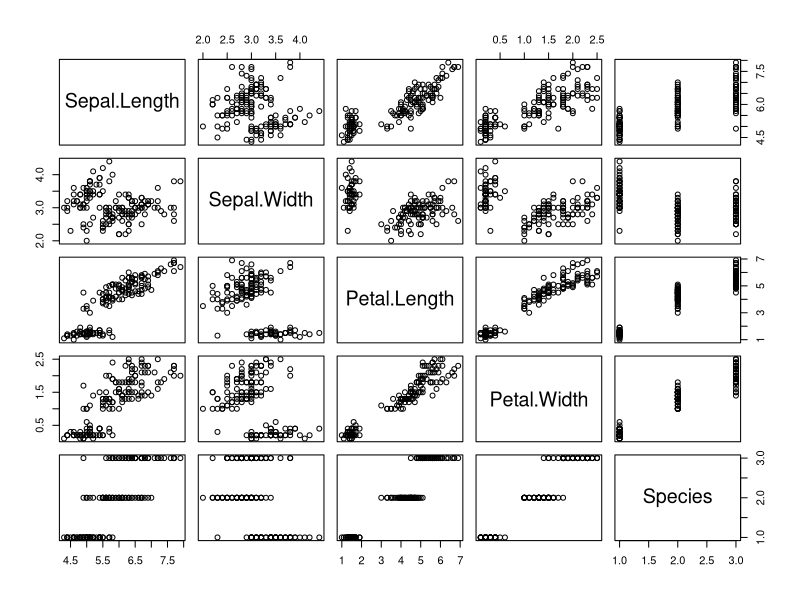
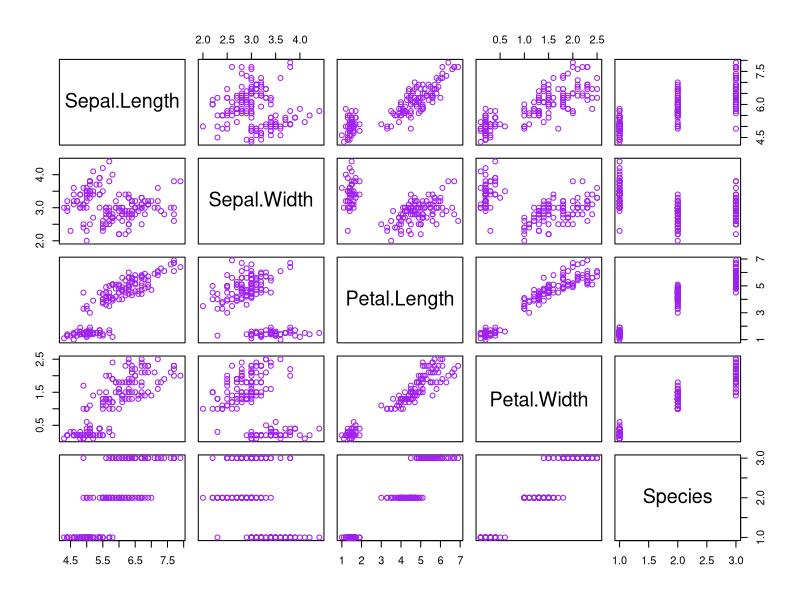
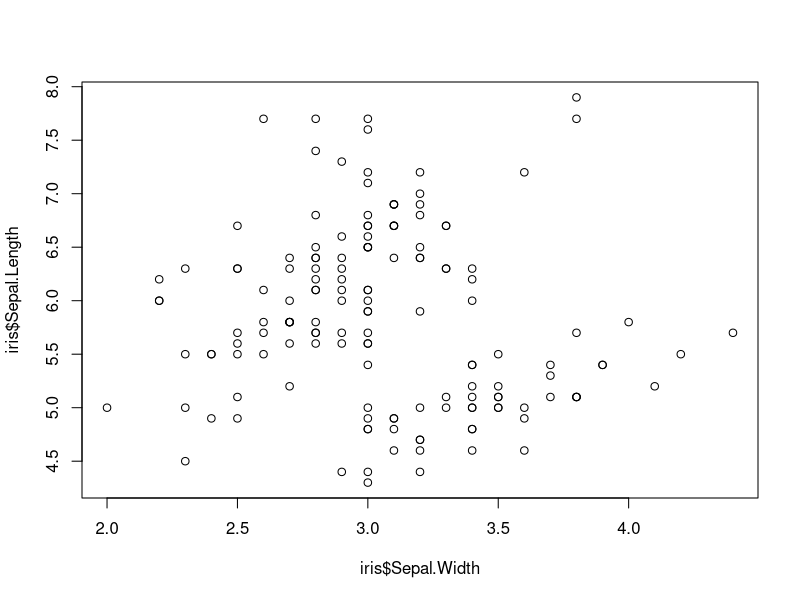
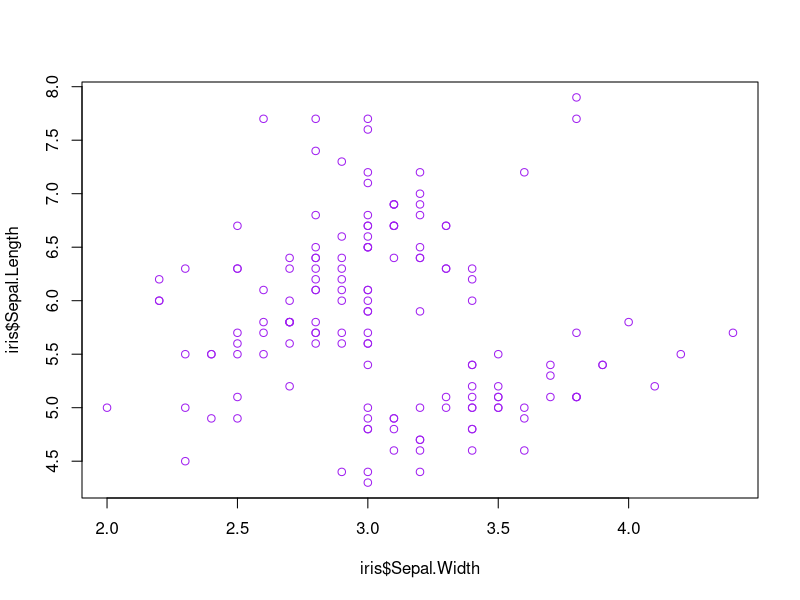
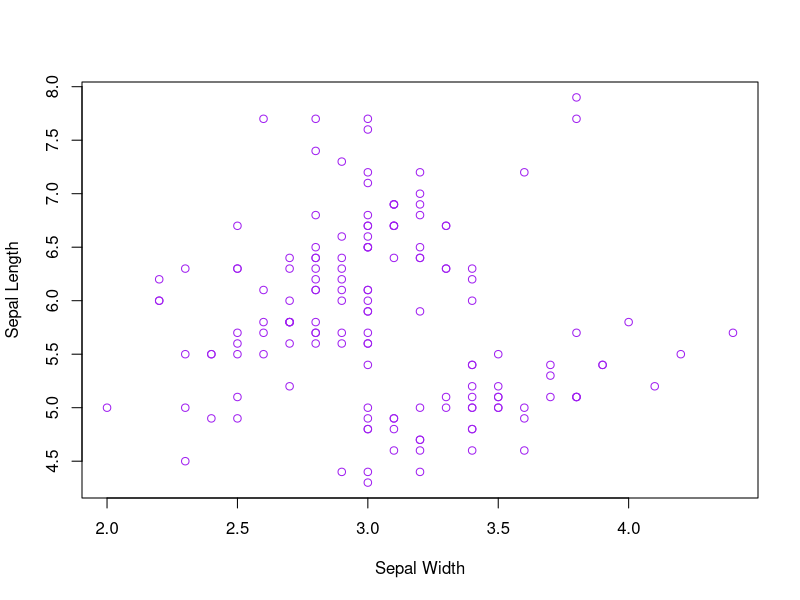
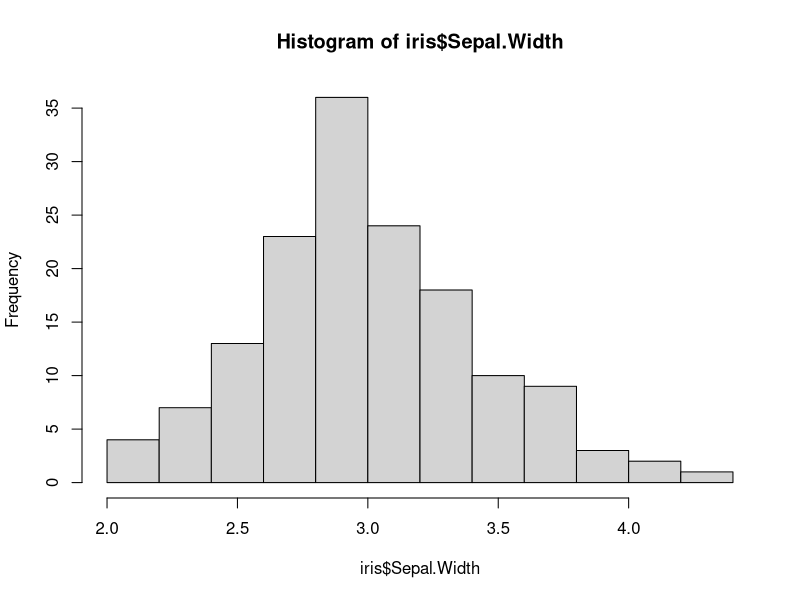
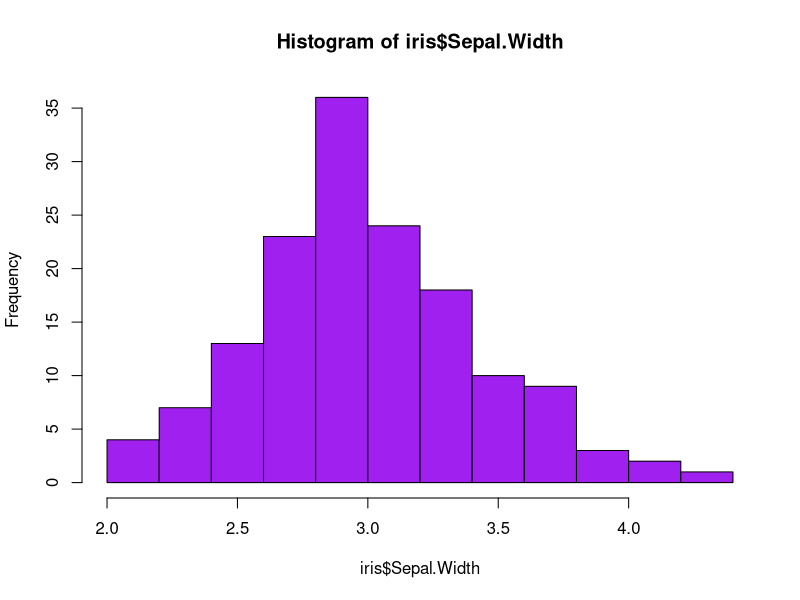

Write R code to recreate these figures, in order. (Note: this script raises an error after producing the figures.)
##################
# W.L.
# 07/23/2024
##################

#########################
#Loading in Iris data set
#########################

# Procedure

library(datasets)
data(iris)

iris2 <- datasets::iris

# Examining the data
View(iris)

###############################
# Displaying Summary Statistics
###############################

# head() / tail()
head(iris, 5)
tail(iris, 5)

# summary()
summary(iris)
summary(iris$Sepal.Length)

# Ensuring if there are any missing data
sum(is.na(iris))

# skimr() - expands on summary() by providing larger set of statistics
# install.packages("skimr")

library(skimr)

# Perform skim to display summary statistics
skim(iris)

#Group data by Species then perform skim
iris %>%
  dplyr::group_by(Species) %>%
  skim()

############################
# Quick data visualization
#
# R base plot()
############################

# Panel Plots
plot(iris)
plot(iris, col = "purple")

#Scatter Plot
plot(iris$Sepal.Width, iris$Sepal.Length)

  #Adding purple circles
  plot(iris$Sepal.Width, iris$Sepal.Length, col = "purple")

  #Implementing X & Y labels
  plot(iris$Sepal.Width, iris$Sepal.Length, col = "purple",
      xlab = "Sepal Width", ylab = "Sepal Length")

#Histogram
hist(iris$Sepal.Width)

  #Purple bars
  hist(iris$Sepal.Width, col = "purple")
  
#Feature Plots
featurePlot(x = iris[,1:4],
            y = iris$Species,
            plot = "box",
            strip = strip.custom(par.strip.text=list(cex=.7)),
            scales = list(x = list(relation="free"),
                          y = list(relation="free")))
  

  